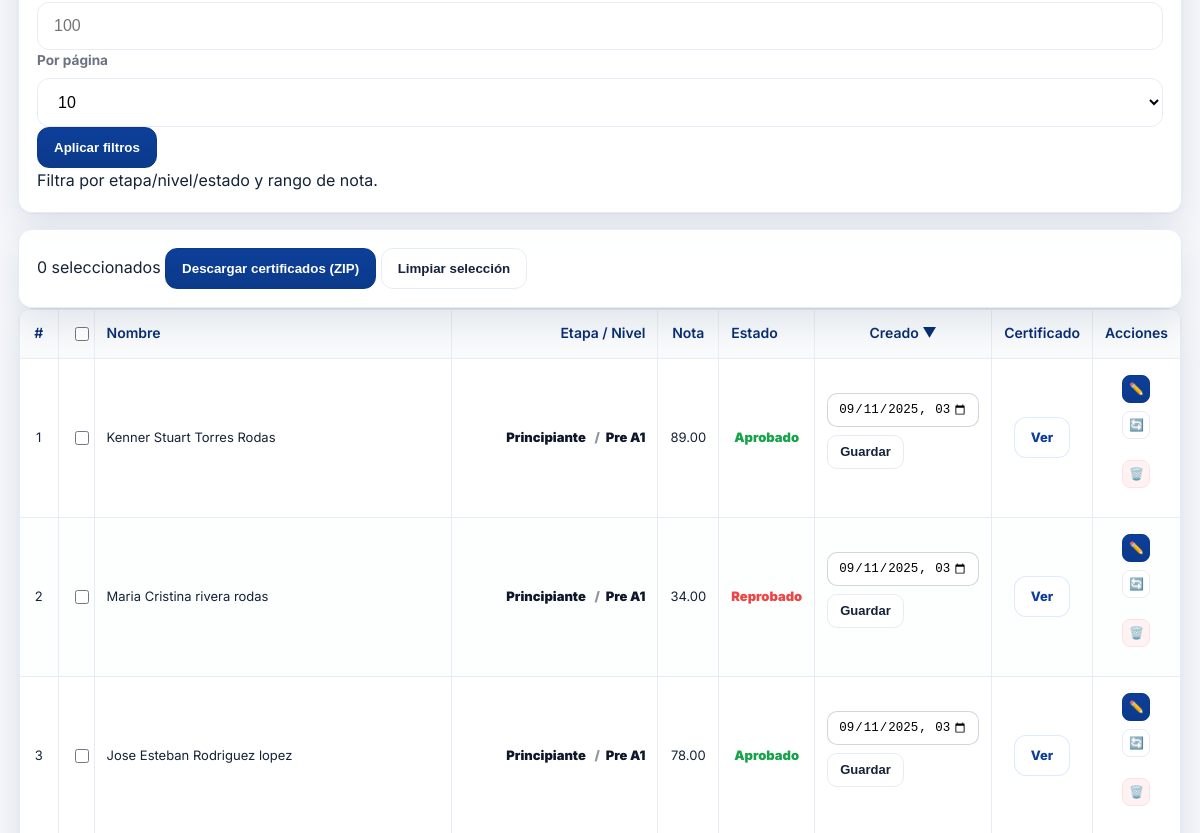
/admin (signed in, middle part), run on an earlier commit of the app's database.
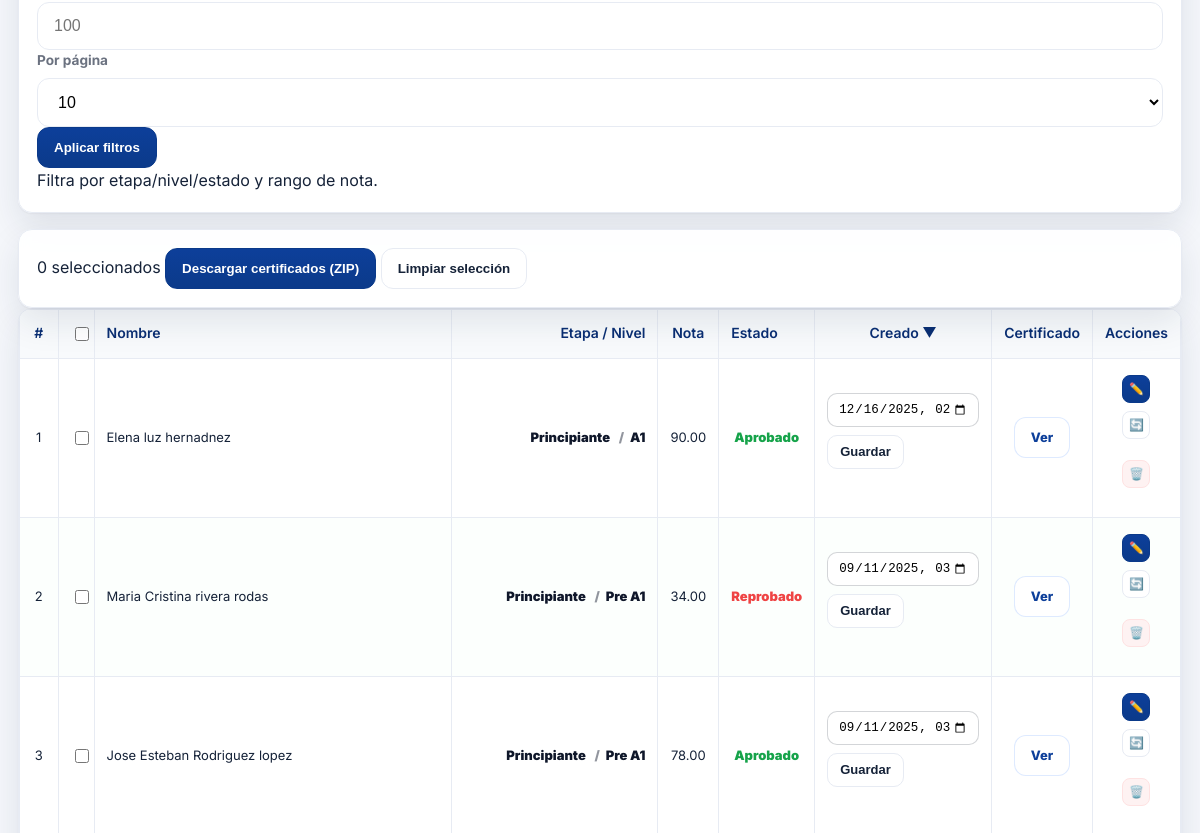
And on a later commit of the database.
### tables this page shows
CREATE TABLE estudiantes(
          id INTEGER PRIMARY KEY AUTOINCREMENT,
          token TEXT UNIQUE NOT NULL,
          nombre TEXT NOT NULL,
          curso TEXT NOT NULL,
          nota REAL NOT NULL,
          estado TEXT CHECK(estado IN ('Aprobado','Reprobado')) NOT NULL,
          creado_en TEXT NOT NULL
        , columna TEXT, notas TEXT);

### app.py (the view, shortened to what this page needs)
@app.route("/admin", methods=["GET", "POST"])
@login_required
@role_required("admin", "subadmin")
def admin():
    q        = (request.args.get("q") or "").strip()
    etapa_filtro  = canonical_etapa((request.args.get("etapa") or "").strip()) if (request.args.get("etapa") or "").strip() else ""
    nivel_filtro  = (request.args.get("nivel") or "").strip()
    estado_filtro = (request.args.get("estado") or "").strip()
    nota_min_s = (request.args.get("nota_min") or "").strip()
    nota_max_s = (request.args.get("nota_max") or "").strip()
    sort     = (request.args.get("sort") or "creado_en").strip()
    order    = (request.args.get("order") or "desc").lower()
    page     = int(request.args.get("page", 1) or 1)
    per_page = int(request.args.get("per_page", 10) or 10)
    allowed_sorts = {"id", "token", "nombre", "curso", "nota", "estado", "creado_en"}
    if sort not in allowed_sorts:
        sort = "creado_en"
    if order not in {"asc", "desc"}:
        order = "desc"
    if per_page not in (10, 25, 50, 100):
        per_page = 10
    if page < 1:
        page = 1
    niveles_filtro = ETAPAS.get(etapa_filtro, []) if etapa_filtro else []
    where_parts = ["1=1"]
    params = []
    if q:
        q_norm = f"%{strip_accents_py(q).lower()}%"
        where_parts.append(" (lower(strip_accents(nombre)) LIKE ? OR lower(strip_accents(curso)) LIKE ? OR token LIKE ?) ")
        params.extend([q_norm, q_norm, f"%{q}%"])
    if etapa_filtro:
        where_parts.append(" curso LIKE ? ")
        params.append(f"{etapa_filtro} - %")
    if estado_filtro:
        where_parts.append(" estado = ? ")
        params.append(estado_filtro)
    try:
        if nota_min_s != "":
            nota_min = float(nota_min_s)
            where_parts.append(" nota >= ? ")
            params.append(nota_min)
    except Exception:
        pass
    try:
        if nota_max_s != "":
            nota_max = float(nota_max_s)
            where_parts.append(" nota <= ? ")
            params.append(nota_max)
    except Exception:
        pass
    where = " AND ".join(where_parts)
    with conn() as cdb:
        total = cdb.execute(f"SELECT COUNT(*) FROM estudiantes WHERE {where}", params).fetchone()[0]
        total_pages = max(1, (total + per_page - 1) // per_page)
        if page > total_pages:
            page = total_pages
        offset = (page - 1) * per_page
        rows = cdb.execute(
            f"SELECT * FROM estudiantes WHERE {where} "
            f"ORDER BY {sort} {order.upper()} LIMIT ? OFFSET ?",
            (*params, per_page, offset),
        ).fetchall()
    listado = [{
        "id": e["id"],
        "token": e["token"],
        "nombre": e["nombre"],
        "curso": e["curso"],
        "nota": e["nota"],
        "estado": e["estado"],
        "creado_en": e["creado_en"],
        "qr_url": f"/static/qrs/{e['token']}.png",
        "cert_url": url_for("ver_cert", token=e["token"], _external=True),
    } for e in rows]
    pages = list(range(max(1, page - 2), min(total_pages, page + 2) + 1))
    return render_template(
        "admin.html",
        estudiantes=listado,
        q=q,
        etapa_filtro=etapa_filtro,
        nivel_filtro=nivel_filtro,
        niveles_filtro=niveles_filtro,
        estado_filtro=estado_filtro,
        nota_min=nota_min_s,
        nota_max=nota_max_s,
        sort=sort,
        order=order,
        page=page,
        per_page=per_page,
        total=total,
        total_pages=total_pages,
        pages=pages,
    )

### app.py (called while the page is built)
@app.context_processor
def inject_user():
    return {
        "current_user": session.get("user"),
        "PASSING_GRADE": PASSING_GRADE,
        "ETAPAS": ETAPAS,
        "YEAR": datetime.now().year,   # <-- año dinámico para footer
    }

def conn():
    c = sqlite3.connect(DB_PATH)
    c.row_factory = sqlite3.Row
    c.create_function("strip_accents", 1, strip_accents_py)
    return c

def _to_datetime_local_str(db_str: str) -> str:
    if not db_str:
        return ""
    try:
        dt = datetime.strptime(db_str, "%Y-%m-%d %H:%M:%S")
        return dt.strftime("%Y-%m-%dT%H:%M")
    except Exception:
        pass
    try:
        dt = datetime.fromisoformat(db_str)
        return dt.strftime("%Y-%m-%dT%H:%M")
    except Exception:
        return ""

def login_required(view):
    @wraps(view)
    def wrapper(*args, **kwargs):
        user = session.get("user")
        if not user:
            return redirect(url_for("login", next=request.path))
        return view(*args, **kwargs)
    return wrapper

def role_required(*roles):
    def decorator(view):
        @wraps(view)
        def wrapper(*args, **kwargs):
            user = session.get("user")
            if not isinstance(user, dict):
                session.clear()
                flash("Sesión inválida. Inicia sesión nuevamente.", "error")
                return redirect(url_for("login"))
            if user.get("rol") not in roles:
                flash("permiso_denegado", "modal")
                return redirect(url_for("admin"))
            return view(*args, **kwargs)
        return wrapper
    return decorator

@app.context_processor
def inject_user():
    return {"current_user": session.get("user"),
            "PASSING_GRADE": PASSING_GRADE,
            "ETAPAS": ETAPAS}

@app.context_processor
def inject_user():
    return {"current_user": session.get("user"),
            "PASSING_GRADE": PASSING_GRADE,
            "ETAPAS": ETAPAS}

### templates/admin.html (shortened to what this page needs)
  {% extends "base.html" %}
  {% block body_class %}page-admin{% endblock %}
  {% block content %}
  <form method="get" action="{{ url_for('admin') }}" class="card adv-card">
    <div class="adv-grid">
      <div class="row2">
        <label class="field" style="min-width:140px;">
          <input class="input" type="number" step="0.01" min="0" max="100" name="nota_max" value="{{ nota_max or '' }}" placeholder="100" />
        </label>
        <label class="field" style="min-width:140px;">
          <span>Por página</span>
          <select class="input" name="per_page">
            <option value="10"  {{ 'selected' if per_page==10 else '' }}>10</option>
          </select>
        </label>
        <div class="adv-actions" style="margin-left:auto;">
          <button class="btn btn-primary">Aplicar filtros</button>
        </div>
      </div>
    </div>
    <div class="mini-help">Filtra por etapa/nivel/estado y rango de nota.</div>
  </form>
  <div class="card bulkbar">
    <div class="left">
      <span class="pill"><span id="selectedCount">0</span> seleccionados</span>
      <button class="btn btn-primary" id="bulkDownloadBtn" disabled>Descargar certificados (ZIP)</button>
      <button class="btn" id="clearSelectionBtn" type="button">Limpiar selección</button>
    </div>
  </div>
  <div class="table-wrap">
    <table class="responsive compact-table">
      <thead>
        {% set inv = 'asc' if order == 'desc' else 'desc' %}
        <tr>
          <th class="col-num">#</th>
          <th class="th-check"><input type="checkbox" id="check_all"></th>
          <th class="col-nombre">
            <a href="{{ url_for('admin', q=q, etapa=etapa_filtro, nivel=nivel_filtro, estado=estado_filtro, nota_min=nota_min, nota_max=nota_max, sort='nombre', order=inv if sort=='nombre' else 'asc', per_page=per_page, page=1) }}">
              Nombre {% if sort=='nombre' %}{{ '▲' if order=='asc' else '▼' }}{% endif %}
            </a>
          </th>
          <th class="col-curso">
            <a href="{{ url_for('admin', q=q, etapa=etapa_filtro, nivel=nivel_filtro, estado=estado_filtro, nota_min=nota_min, nota_max=nota_max, sort='curso', order=inv if sort=='curso' else 'asc', per_page=per_page, page=1) }}">
              Etapa / Nivel {% if sort=='curso' %}{{ '▲' if order=='asc' else '▼' }}{% endif %}
            </a>
          </th>
          <th class="col-nota">
            <a href="{{ url_for('admin', q=q, etapa=etapa_filtro, nivel=nivel_filtro, estado=estado_filtro, nota_min=nota_min, nota_max=nota_max, sort='nota', order=inv if sort=='nota' else 'asc', per_page=per_page, page=1) }}">
              Nota {% if sort=='nota' %}{{ '▲' if order=='asc' else '▼' }}{% endif %}
            </a>
          </th>
          <th class="col-estado">
            <a href="{{ url_for('admin', q=q, etapa=etapa_filtro, nivel=nivel_filtro, estado=estado_filtro, nota_min=nota_min, nota_max=nota_max, sort='estado', order=inv if sort=='estado' else 'asc', per_page=per_page, page=1) }}">
              Estado {% if sort=='estado' %}{{ '▲' if order=='asc' else '▼' }}{% endif %}
            </a>
          </th>
          <th class="col-creado">
            <a href="{{ url_for('admin', q=q, etapa=etapa_filtro, nivel=nivel_filtro, estado=estado_filtro, nota_min=nota_min, nota_max=nota_max, sort='creado_en', order=inv if sort=='creado_en' else 'desc', per_page=per_page, page=1) }}">
              Creado {% if sort=='creado_en' %}{{ '▲' if order=='asc' else '▼' }}{% endif %}
            </a>
          </th>
          <th class="col-cert">Certificado</th>
          <th class="col-acc">Acciones</th>
        </tr>
      </thead>
      <tbody>
        {% for e in estudiantes %}
        <tr>
          <td class="col-num text-muted">{{ (page - 1) * per_page + loop.index }}</td>
          <td class="td-check">
            <input type="checkbox" class="row-check" value="{{ e.id }}">
          </td>
          <td class="col-nombre" data-th="Nombre">{{ e.nombre }}</td>
          <td class="col-curso" data-th="Etapa / Nivel">
            {% set parts = (e.curso or '').split(' - ') %}
            <span class="stage-inline">
              {{ parts[0] }}
              {% if parts|length > 1 %}
                <span class="sep">/</span>{{ parts[1] }}
              {% endif %}
            </span>
          </td>
          <td class="col-nota" data-th="Nota">{{ '%.2f'|format(e.nota) }}</td>
          <td class="col-estado" data-th="Estado">
            <span class="{{ 'ok' if e.estado=='Aprobado' else 'bad' }}">{{ e.estado }}</span>
          </td>
          <td class="col-creado" data-th="Creado">
            <form method="post" action="{{ url_for('update_fecha', id=e.id) }}" class="inline-date-form">
              <input type="datetime-local" name="creado_en" value="{{ e.creado_en|dtlocal }}">
              <button class="btn btn-sm">Guardar</button>
            </form>
          </td>
          <td class="col-cert" data-th="Certificado">
            <a class="btn btn-outline" href="{{ e.cert_url }}" target="_blank">Ver</a>
          </td>
          <td class="col-acc" data-th="Acciones">
            <div class="row-actions">
              <a class="btn btn-sm btn-primary" href="{{ url_for('editar_estudiante', id=e.id) }}">✏️</a>
              <form method="post" action="{{ url_for('regenerar_qr', token=e.token) }}">
                <button class="btn btn-sm btn-secondary">🔄</button>
              </form>
              <form method="post" action="{{ url_for('eliminar_estudiante', id=e.id) }}" class="delete-form">
                <button type="button" class="btn danger delete-btn">🗑️</button>
              </form>
            </div>
          </td>
        </tr>
        {% else %}
        <tr><td colspan="9" style="text-align:center;">Sin registros</td></tr>
        {% endfor %}
      </tbody>
    </table>
  </div>
  {% endblock %}

### templates/base.html (shortened to what this page needs)
<!doctype html>
<html lang="es">
<head>
  <link rel="stylesheet" href="{{ url_for('static', filename='style.css') }}">
</head>
<body class="{% block body_class %}{% endblock %}">
<div class="container">
  <main>
    {% block content %}{% endblock %}
  </main>
</div>
</body>
</html>

### templates/admin.html (style rules this page uses)
.page-admin .container { width: 100% !important; max-width: 100% !important; padding-left: 18px !important; padding-right: 18px !important; }
.page-admin main { width: 100% !important; }
.table-wrap { width:100%; overflow-x: hidden; border-radius:14px; }
table.compact-table { width:100% !important; max-width:100% !important; min-width:0 !important; table-layout: auto !important; border-collapse: separate; border-spacing: 0; font-size: 15px; }
table.compact-table thead th { padding: 14px 12px !important; font-size: 14px; font-weight: 900; white-space: nowrap; }
table.compact-table tbody td { padding: 16px 12px !important; vertical-align: middle; }
th.col-num, td.col-num { width: 56px !important; text-align: center !important; }
th.th-check, td.td-check { width: 36px !important; min-width: 36px !important; max-width: 36px !important; text-align:center !important; padding-left: 6px !important; padding-right: 6px !important; }
input.row-check, #check_all { width: 14px !important; height: 14px !important; transform: none !important; cursor: pointer; accent-color:#0b3bdb; }
th.col-nombre, td.col-nombre { width: 32% !important; white-space: nowrap; overflow: hidden; text-overflow: ellipsis; }
th.col-curso, td.col-curso { width: 18% !important; white-space: nowrap !important; }
.stage-inline { font-weight: 900; color: #0f172a; }
.stage-inline .sep { opacity: .45; margin: 0 6px; }
th.col-nota, td.col-nota { width: 90px !important; text-align:center !important; white-space: nowrap; }
th.col-estado, td.col-estado { width: 140px !important; white-space: nowrap; text-align:center; font-weight: 900; }
.ok { color:#16a34a; font-weight:900; }
.bad { color:#ef4444; font-weight:900; }
th.col-creado, td.col-creado { width: 220px !important; white-space: nowrap; }
.inline-date-form { display:flex; align-items:center; gap: 8px; justify-content:flex-start; }
.inline-date-form input[type="datetime-local"] { height: 34px !important; width: 152px !important; max-width: 152px !important; padding: 6px 10px !important; border-radius: 10px !important; border: 1px solid rgba(15,23,42,.18) !important; background: #fff !important; font-size: 12.5px !important; outline: none !important; box-shadow: none !important; }
.inline-date-form .btn { height: 34px !important; padding: 0 12px !important; border-radius: 10px !important; white-space: nowrap !important; font-size: 13px !important; }
th.col-cert, td.col-cert { width: 120px !important; text-align:center; white-space: nowrap; }
th.col-acc, td.col-acc { width: 160px !important; white-space: nowrap; }
.row-actions { display:flex; gap:8px; align-items:center; justify-content:center; flex-wrap: nowrap; }
table.compact-table td, table.compact-table th { word-break: normal !important; }

What changed in the data, as far as the page shows it:
removed estudiantes: index "1", nombre "Kenner Stuart Torres Rodas", parts "Principiante", parts "Pre A1", nota "89.00", estado "Aprobado", creado_en "09/11/2025 15:03"
added estudiantes: index "1", nombre "Elena luz hernadnez", parts "Principiante", parts "A1", nota "90.00", estado "Aprobado", creado_en "12/16/2025 14:39"
